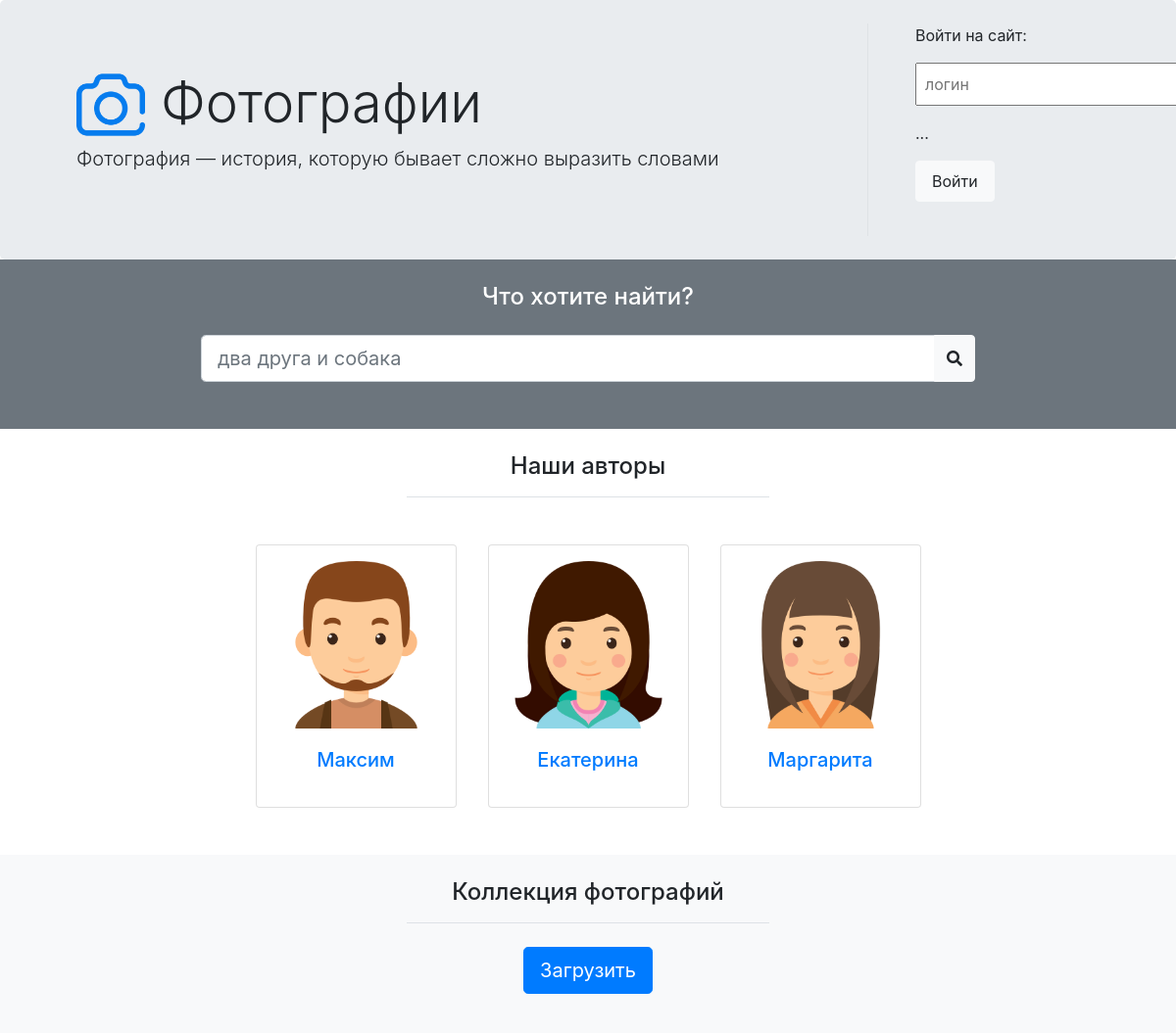
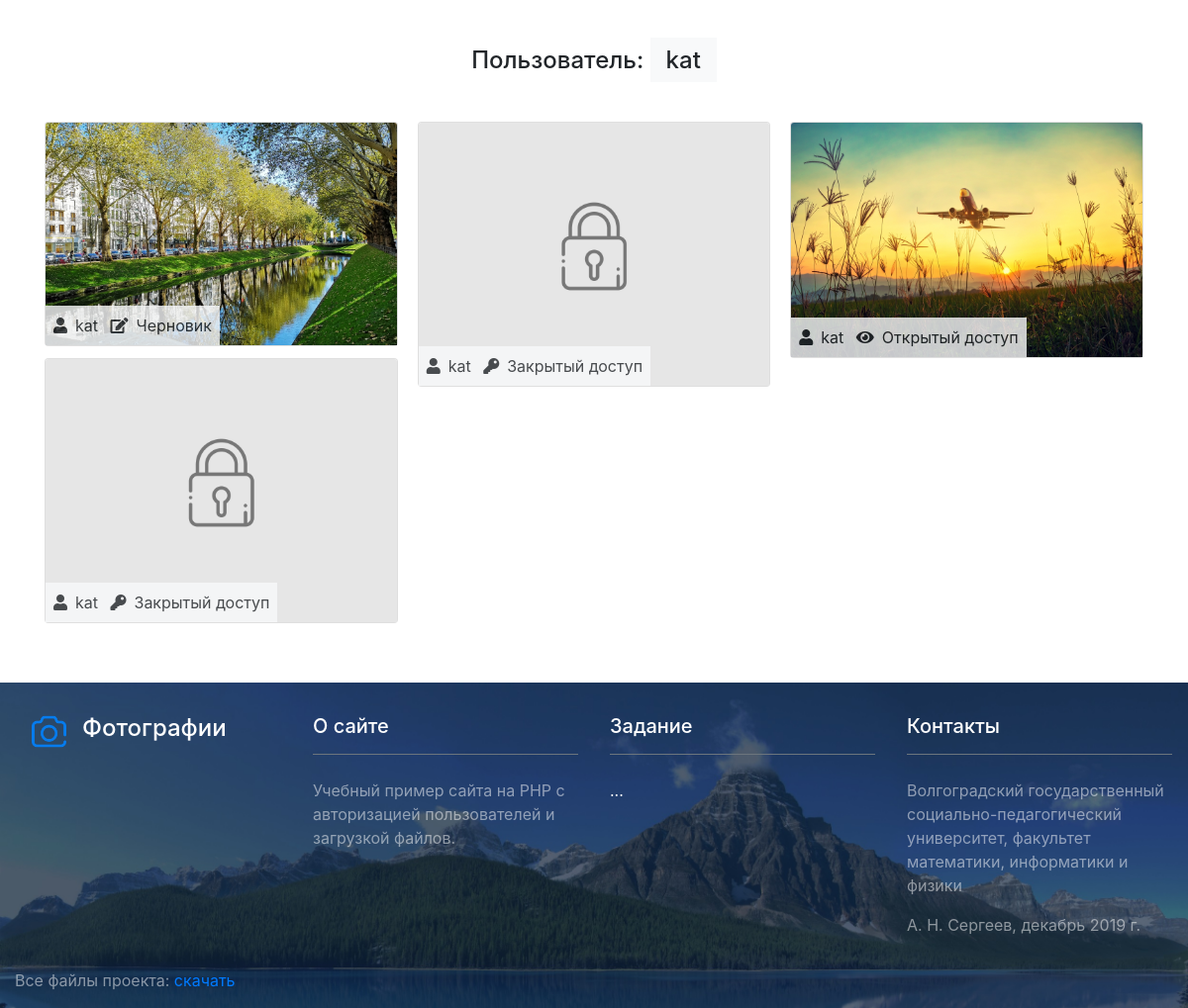
The page /?user=kat on the database its author committed (2 pictures, top to bottom).
### tables this page shows
CREATE TABLE IF NOT EXISTS `users` (
  `id` bigint(20) NOT NULL AUTO_INCREMENT,
  `login` varchar(20) NOT NULL,
  `password` varchar(50) NOT NULL,
  `name` varchar(200) NOT NULL,
  `avatar` varchar(255) NOT NULL,
  PRIMARY KEY (`id`,`login`,`name`),
  KEY `login` (`login`),
  KEY `password` (`password`)
);

CREATE TABLE IF NOT EXISTS `photos` (
  `id` int(11) NOT NULL AUTO_INCREMENT,
  `file` varchar(255) NOT NULL,
  `caption` text NOT NULL,
  `user` varchar(20) NOT NULL,
  `status` varchar(20) NOT NULL,
  PRIMARY KEY (`id`),
  KEY `user` (`user`,`status`)
);

### homepage.php (the view)
<div class="row justify-content-center bg-secondary">
    <div class="col-md-8 text-white text-center">
        <h4 class="m-4">Что хотите найти?</h4>
        <div class="input-group mt-4 mb-5">
            <input class="form-control form-control-lg" type="text" placeholder="два друга и собака">
            <div class="input-group-append">
                <button class="btn btn-light" type="button" id="button-addon2"><i class="fas fa-search"></i></button>
            </div>
        </div>
    </div>
</div>
<div class="container-fluid">
    <div class="row justify-content-center">
        <div class="col-md-4 text-center m-4">
            <h4 class="border-bottom pb-3 mb-4">Наши авторы</h4>
        </div>
    <div>
    <div class="row justify-content-center pb-5">
        <?php
            $result = $mysqli->query( "SELECT * FROM users" );
            while ( $row = $result->fetch_assoc() ) :
        ?>
        <div class="card col-2 ml-3 mr-3 p-3">
            <a href="?user=<?php echo $row['login'] ?>">
              <img src="avatars/<?php echo $row['avatar'] ?>" class="card-img-top">
              <div class="card-body">
                  <h5 class="card-title text-center m-0"><?php echo $row['name'] ?></h5>
              </div>
            </a>
        </div>
        <?php
            endwhile;
        ?>
    </div>
</div>
<div class="container-fluid">
    <div class="row justify-content-center bg-light">
        <div class="col-md-4 text-center m-4">
            <h4 class="border-bottom pb-3 mb-4">Коллекция фотографий</h4>
            <p><a href="?add=yes" class="btn btn-primary btn-lg">Загрузить</a></p>
        </div>
    </div>
</div>
<div class="container mb-5">
    <div class="row justify-content-center">
        <?php
            if ( $user ) {
                $title = "Пользователь: <span class=\"bg-light p-2 pl-3 pr-3\">$user<span>";
            } else {
                $title = "Все фотографии";
            }
        ?>
       <h4 class="m-5"><?php echo $title ?></h4>
    </div>
    <div class="card-columns">
        <?php
            $arr_stat = array(  "private" => "Закрытый доступ",
                                "public" => "Открытый доступ",
                                "draft" => "Черновик" );
            $arr_ico = array(   "private" => "fas fa-key",
                                "public" => "fas fa-eye",
                                "draft" => "fas fa-edit" );
            if ( $user ) {
                $sql = "SELECT * FROM photos WHERE user='$user'";
            } else {
                $sql = "SELECT * FROM photos";
            }
            $result = $mysqli->query( $sql );
            while ( $row = $result->fetch_assoc() ) :
                $id = $row['id'];
                $user = $row['user'];
                $status = $arr_stat[$row['status']];
                $ico = $arr_ico[$row['status']];
                if ( $row['status'] == 'private' ) {
                    $photo = "interface/close.png";
                } else {
                    $photo = "photos/" . $row['file'];
                }
        ?>
        <div class="card">
            <a href="?photo=<?php echo $id ?>"><img src="<?php echo $photo ?>" class="card-img-top"></a>
            <div class="card-img-overlay bg-light p-2" style="top: auto; right: auto; opacity: 0.8">
                <i class="fas fa-user mr-2"></i><?php echo $user ?>
                <i class="<?php echo $ico ?> ml-2 mr-2"></i><?php echo $status ?>
            </div>
        </div>
        <?php
            endwhile;
        ?>
    </div>
</div>

### rows shown on the page
users: avatar (picture), name "Максим"
users: avatar (picture), name "Екатерина"
users: avatar (picture), name "Маргарита"
photos: file (picture), user "kat", status "Черновик"
photos: user "kat", status "Закрытый доступ"
photos: user "kat", status "Закрытый доступ"
photos: file (picture), user "kat", status "Открытый доступ"

### other values the page prints
$user "kat"
